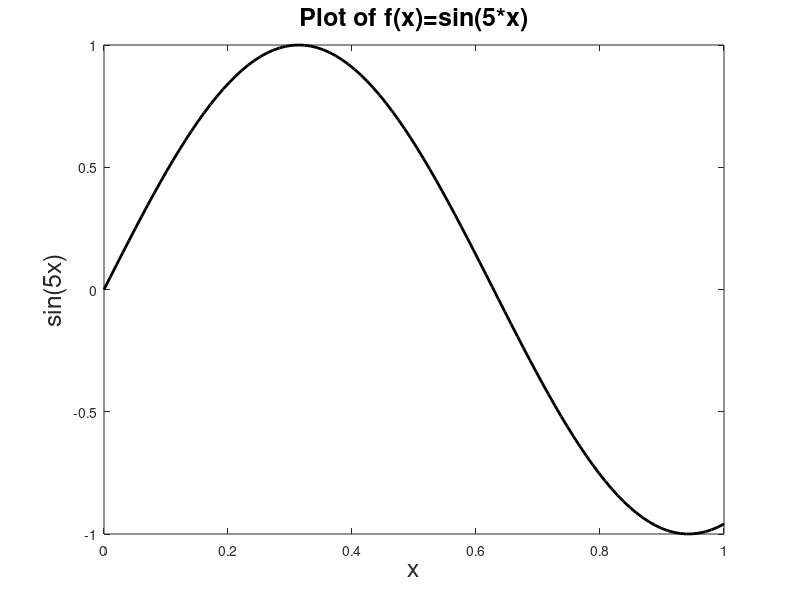

Here is the MATLAB script that generated this plot:
% Lecture 3 - Sept. 9, 2021
% Plotting example

x = linspace(0, 1);

for i=1:length(x)
    y = sin(5*x);
end

figure(1)
plot(x, y, 'k', 'LineWidth', 2)
xlabel('x', 'FontSize', 18) % labels as strings!
ylabel('sin(5x)', 'FontSize', 18) % specifying font size
title("Plot of f(x)=sin(5*x)", 'FontSize', 18)